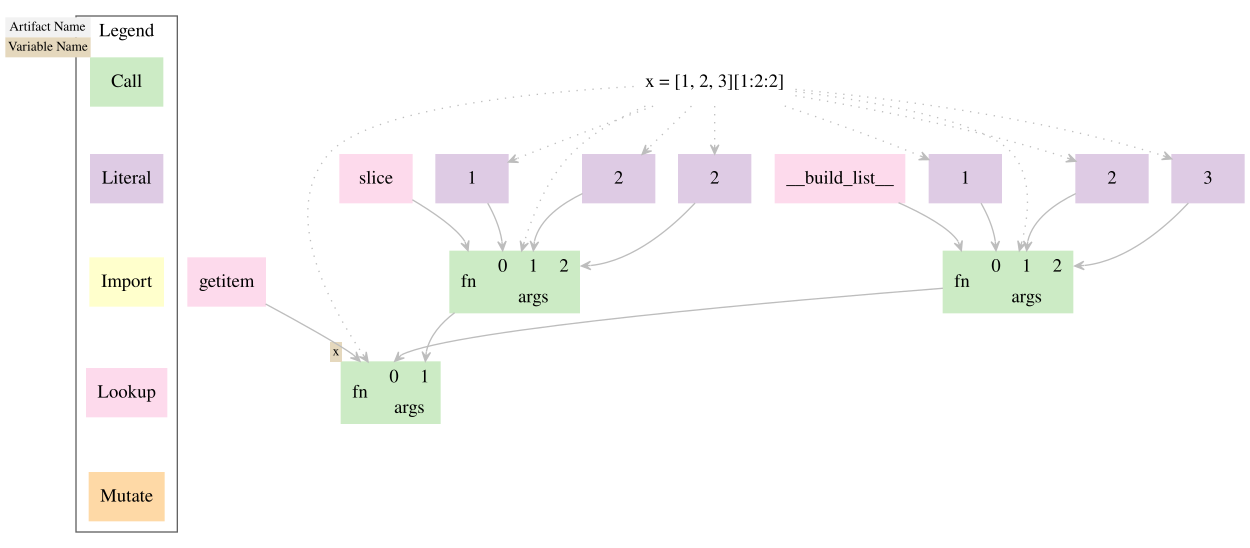

Python code for this plot:
import datetime
from pathlib import *
from lineapy.data.types import *
from lineapy.utils import get_new_id

source_1 = SourceCode(
    code="x = [1, 2, 3][1:2:2]",
    location=PosixPath("[source file path]"),
)
call_1 = CallNode(
    source_location=SourceLocation(
        lineno=1,
        col_offset=4,
        end_lineno=1,
        end_col_offset=13,
        source_code=source_1.id,
    ),
    function_id=LookupNode(
        name="l_list",
    ).id,
    positional_args=[
        LiteralNode(
            source_location=SourceLocation(
                lineno=1,
                col_offset=5,
                end_lineno=1,
                end_col_offset=6,
                source_code=source_1.id,
            ),
            value=1,
        ).id,
        LiteralNode(
            source_location=SourceLocation(
                lineno=1,
                col_offset=8,
                end_lineno=1,
                end_col_offset=9,
                source_code=source_1.id,
            ),
            value=2,
        ).id,
        LiteralNode(
            source_location=SourceLocation(
                lineno=1,
                col_offset=11,
                end_lineno=1,
                end_col_offset=12,
                source_code=source_1.id,
            ),
            value=3,
        ).id,
    ],
)
global_1 = GlobalNode(
    name="foo",
    call_id=call_1.id,
)
global_2 = GlobalNode(
    name="c",
    call_id=call_1.id,
)
global_3 = GlobalNode(
    name="pandas",
    call_id=call_1.id,
)
global_4 = GlobalNode(
    name="DataFrame",
    call_id=call_1.id,
)
global_5 = GlobalNode(
    name="r8",
    call_id=call_1.id,
)
global_6 = GlobalNode(
    name="types",
    call_id=call_1.id,
)
global_7 = GlobalNode(
    name="obj",
    call_id=call_1.id,
)
global_8 = GlobalNode(
    name="r7",
    call_id=call_1.id,
)
global_9 = GlobalNode(
    name="decimal",
    call_id=call_1.id,
)
global_10 = GlobalNode(
    name="y",
    call_id=call_1.id,
)
global_11 = GlobalNode(
    name="clf",
    call_id=call_1.id,
)
global_12 = GlobalNode(
    name="is_new",
    call_id=call_1.id,
)
global_13 = GlobalNode(
    name="assets",
    call_id=call_1.id,
)
global_14 = GlobalNode(
    name="RandomForestClassifier",
    call_id=call_1.id,
)
global_15 = GlobalNode(
    name="sklearn.ensemble",
    call_id=call_1.id,
)
global_16 = GlobalNode(
    name="alt",
    call_id=call_1.id,
)
global_17 = GlobalNode(
    name="e",
    call_id=call_1.id,
)
global_18 = GlobalNode(
    name="d",
    call_id=call_1.id,
)
global_19 = GlobalNode(
    name="r5",
    call_id=call_1.id,
)
global_20 = GlobalNode(
    name="r6",
    call_id=call_1.id,
)
global_21 = GlobalNode(
    name="ls",
    call_id=call_1.id,
)
global_22 = GlobalNode(
    name="r11",
    call_id=call_1.id,
)
global_23 = GlobalNode(
    name="r10",
    call_id=call_1.id,
)
global_24 = GlobalNode(
    name="x",
    call_id=call_1.id,
)
global_25 = GlobalNode(
    name="bs",
    call_id=call_1.id,
)
global_26 = GlobalNode(
    name="r4",
    call_id=call_1.id,
)
global_27 = GlobalNode(
    name="r3",
    call_id=call_1.id,
)
global_28 = GlobalNode(
    name="r1",
    call_id=call_1.id,
)
global_29 = GlobalNode(
    name="r2",
    call_id=call_1.id,
)
global_30 = GlobalNode(
    name="Decimal",
    call_id=call_1.id,
)
global_31 = GlobalNode(
    name="img",
    call_id=call_1.id,
)
global_32 = GlobalNode(
    name="open",
    call_id=call_1.id,
)
global_33 = GlobalNode(
    name="PIL.Image",
    call_id=call_1.id,
)
global_34 = GlobalNode(
    name="sns",
    call_id=call_1.id,
)
global_35 = GlobalNode(
    name="pd",
    call_id=call_1.id,
)
global_36 = GlobalNode(
    name="altair",
    call_id=call_1.id,
)
global_37 = GlobalNode(
    name="df",
    call_id=call_1.id,
)
global_38 = GlobalNode(
    name="r9",
    call_id=call_1.id,
)
global_39 = GlobalNode(
    name="math",
    call_id=call_1.id,
)
global_40 = GlobalNode(
    name="my_function",
    call_id=call_1.id,
)
global_41 = GlobalNode(
    name="b",
    call_id=call_1.id,
)
global_42 = GlobalNode(
    name="plt",
    call_id=call_1.id,
)
global_43 = GlobalNode(
    name="a",
    call_id=call_1.id,
)
global_44 = GlobalNode(
    name="new_df",
    call_id=call_1.id,
)
global_45 = GlobalNode(
    name="v",
    call_id=call_1.id,
)
call_3 = CallNode(
    source_location=SourceLocation(
        lineno=1,
        col_offset=4,
        end_lineno=1,
        end_col_offset=20,
        source_code=source_1.id,
    ),
    function_id=LookupNode(
        name="getitem",
    ).id,
    positional_args=[
        call_1.id,
        CallNode(
            source_location=SourceLocation(
                lineno=1,
                col_offset=14,
                end_lineno=1,
                end_col_offset=19,
                source_code=source_1.id,
            ),
            function_id=LookupNode(
                name="slice",
            ).id,
            positional_args=[
                LiteralNode(
                    source_location=SourceLocation(
                        lineno=1,
                        col_offset=14,
                        end_lineno=1,
                        end_col_offset=15,
                        source_code=source_1.id,
                    ),
                    value=1,
                ).id,
                LiteralNode(
                    source_location=SourceLocation(
                        lineno=1,
                        col_offset=16,
                        end_lineno=1,
                        end_col_offset=17,
                        source_code=source_1.id,
                    ),
                    value=2,
                ).id,
                LiteralNode(
                    source_location=SourceLocation(
                        lineno=1,
                        col_offset=18,
                        end_lineno=1,
                        end_col_offset=19,
                        source_code=source_1.id,
                    ),
                    value=2,
                ).id,
            ],
        ).id,
    ],
)
